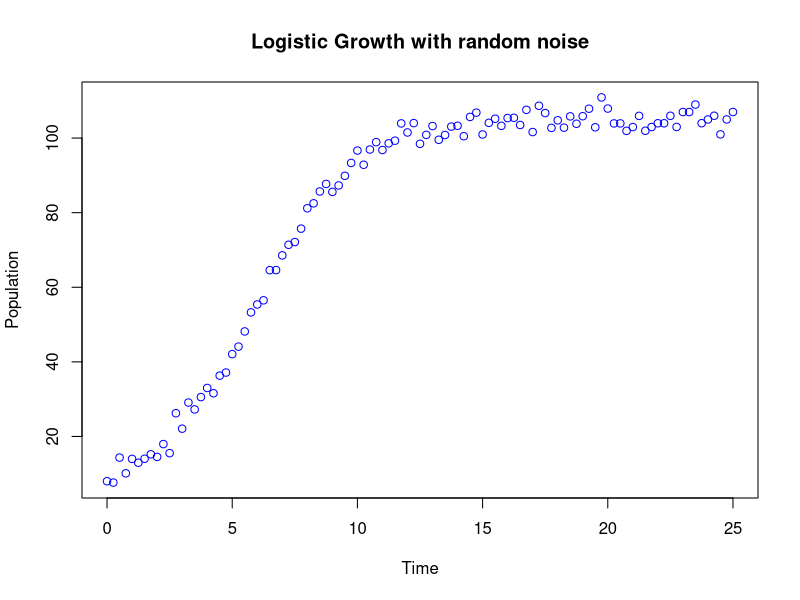

Generate this figure with R:
## ---- chunk 1
# Parameters
r <- 0.5
K <- 100
error <- 5
y0 <- 5

# Define a logistic growth function with noise
logistic_noised <- function(t, r, K, y0, error) {
  growth <- K / (1 + ((K - y0) / y0) * exp(-r * t))
  return(growth + rpois(1, lambda = error)) # Add random error
}

# Create the time vector
time <- seq(0, 25, 0.25)

# Apply the logistic function over the time vector
sim_data <- sapply(time, logistic_noised, r = r, K = K, y0 = y0, error = error)

# Plot the result
plot(time, sim_data, col = "blue", xlab = "Time", ylab = "Population", main = "Logistic Growth with random noise")
## ---- chunk 2
logistic <- function(t, r, K, y0) {
  K / (1 + ((K - y0) / y0) * exp(-r * t))
}
## ---- chunk 3
# NB : theta is a vector of parameters
SSE <- function(theta) {
  r <- theta[1]
  K <- theta[2]
  y0 <- theta[3]
  mod_pred <- sapply(time, logistic, r = r, K = K, y0 = y0)
  return(sum((sim_data - mod_pred)**2))
}
## ---- chunk 4
ig_r <- 1
ig_K <- 75
ig_y0 <- 2
fitted_params_SSE <- optim(c(ig_r, ig_K, ig_y0), SSE)$par
print(fitted_params_SSE)
## ---- chunk 5
library(deSolve)
## ---- chunk 6
logistic=function(t,N,parametre){
  r=parametre[1]
  K=parametre[2]
  dNdt = r*(1-N/K)*N
  list(c(dNdt))
}
## ---- chunk 7
MMV <- function(theta){
  r1 <- theta[1]
  K1 <- theta[2]
  N0 <- theta[3]
  sol = ode(y = N0, times = time, func = logistic, parms = c(r1, K1))
  mod_pred <- sol[, 2]
  loglik = dnorm(sim_data, mean = mod_pred, sd = error, log = TRUE)
  return(sum(loglik))
}
## ---- chunk 8
ig_r <- 1
ig_K <- 75
ig_y0 <- 2
fitted_params_MMV <- optim(c(ig_r, ig_K, ig_y0), MMV, control=list(fnscale=-1))$par
print(fitted_params_MMV)
